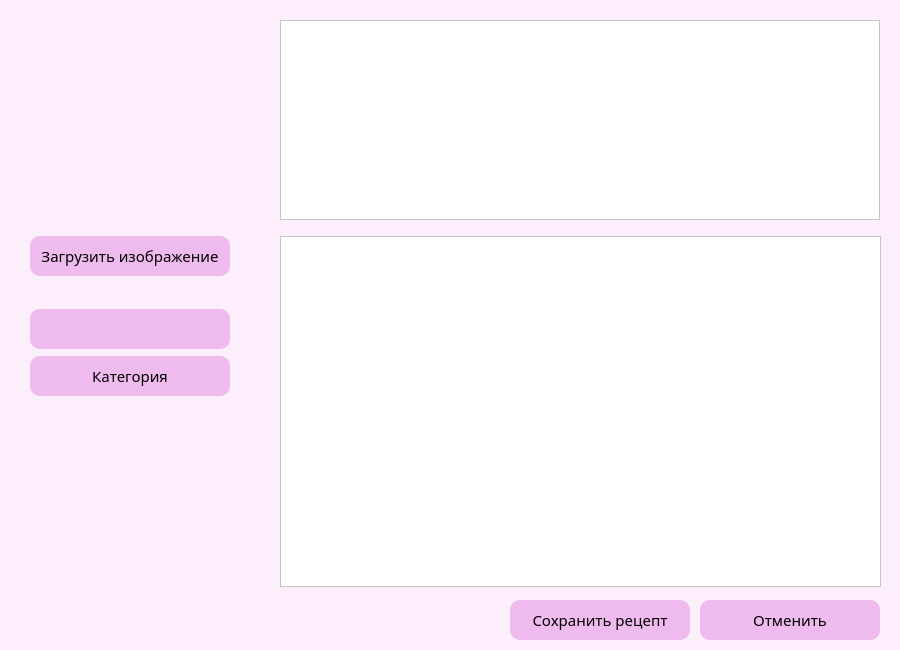
<?xml version="1.0" encoding="UTF-8"?>
<ui version="4.0">
 <class>EditRecordWidget</class>
 <widget class="QWidget" name="EditRecordWidget">
  <property name="geometry">
   <rect>
    <x>0</x>
    <y>0</y>
    <width>900</width>
    <height>650</height>
   </rect>
  </property>
  <property name="minimumSize">
   <size>
    <width>900</width>
    <height>650</height>
   </size>
  </property>
  <property name="maximumSize">
   <size>
    <width>900</width>
    <height>650</height>
   </size>
  </property>
  <property name="windowTitle">
   <string>Изменить рецепт</string>
  </property>
  <property name="windowIcon">
   <iconset>
    <normaloff>../src/icon.png</normaloff>../src/icon.png</iconset>
  </property>
  <property name="styleSheet">
   <string notr="true">#EditRecordWidget {background-color: rgb(252, 238, 251);}
QPushButton {background-color: rgb(239, 187, 238);
	border-radius: 10px;
	border-width: 0px;}
QPushButton:hover {background-color: rgb(244, 204, 242);
	border-width: 0px;}
QLineEdit {background-color: rgb(239, 187, 238);}
#nameLine {border-radius: 10px;
	border-width: 1px;
	min-height: 40px;
	max-height: 40px;
	min-width: 200px;
	max-width: 200px}

QTextEdit  {background-color: rgb(255, 255, 255);}
</string>
  </property>
  <widget class="QPushButton" name="cancelButton">
   <property name="geometry">
    <rect>
     <x>700</x>
     <y>600</y>
     <width>180</width>
     <height>40</height>
    </rect>
   </property>
   <property name="font">
    <font>
     <family>Calibri Light</family>
     <pointsize>11</pointsize>
    </font>
   </property>
   <property name="text">
    <string>Отменить</string>
   </property>
  </widget>
  <widget class="QLabel" name="picLabel">
   <property name="geometry">
    <rect>
     <x>30</x>
     <y>26</y>
     <width>200</width>
     <height>200</height>
    </rect>
   </property>
   <property name="text">
    <string/>
   </property>
  </widget>
  <widget class="QPushButton" name="saveButton">
   <property name="geometry">
    <rect>
     <x>510</x>
     <y>600</y>
     <width>180</width>
     <height>40</height>
    </rect>
   </property>
   <property name="font">
    <font>
     <family>Calibri Light</family>
     <pointsize>11</pointsize>
    </font>
   </property>
   <property name="text">
    <string>Сохранить рецепт</string>
   </property>
  </widget>
  <widget class="QTextEdit" name="ingredientsBox">
   <property name="geometry">
    <rect>
     <x>280</x>
     <y>20</y>
     <width>600</width>
     <height>200</height>
    </rect>
   </property>
   <property name="font">
    <font>
     <family>Calibri Light</family>
     <pointsize>11</pointsize>
    </font>
   </property>
  </widget>
  <widget class="QLineEdit" name="nameLine">
   <property name="geometry">
    <rect>
     <x>30</x>
     <y>309</y>
     <width>200</width>
     <height>40</height>
    </rect>
   </property>
  </widget>
  <widget class="QTextEdit" name="recipeBox">
   <property name="geometry">
    <rect>
     <x>280</x>
     <y>236</y>
     <width>601</width>
     <height>351</height>
    </rect>
   </property>
   <property name="font">
    <font>
     <family>Calibri Light</family>
     <pointsize>11</pointsize>
    </font>
   </property>
  </widget>
  <widget class="QPushButton" name="selectCategoryButton">
   <property name="geometry">
    <rect>
     <x>30</x>
     <y>356</y>
     <width>200</width>
     <height>40</height>
    </rect>
   </property>
   <property name="font">
    <font>
     <family>Calibri Light</family>
     <pointsize>11</pointsize>
    </font>
   </property>
   <property name="text">
    <string>Категория</string>
   </property>
  </widget>
  <widget class="QPushButton" name="addPicButton">
   <property name="geometry">
    <rect>
     <x>30</x>
     <y>236</y>
     <width>200</width>
     <height>40</height>
    </rect>
   </property>
   <property name="font">
    <font>
     <family>Calibri Light</family>
     <pointsize>11</pointsize>
    </font>
   </property>
   <property name="text">
    <string>Загрузить изображение</string>
   </property>
  </widget>
 </widget>
 <resources/>
 <connections/>
</ui>
